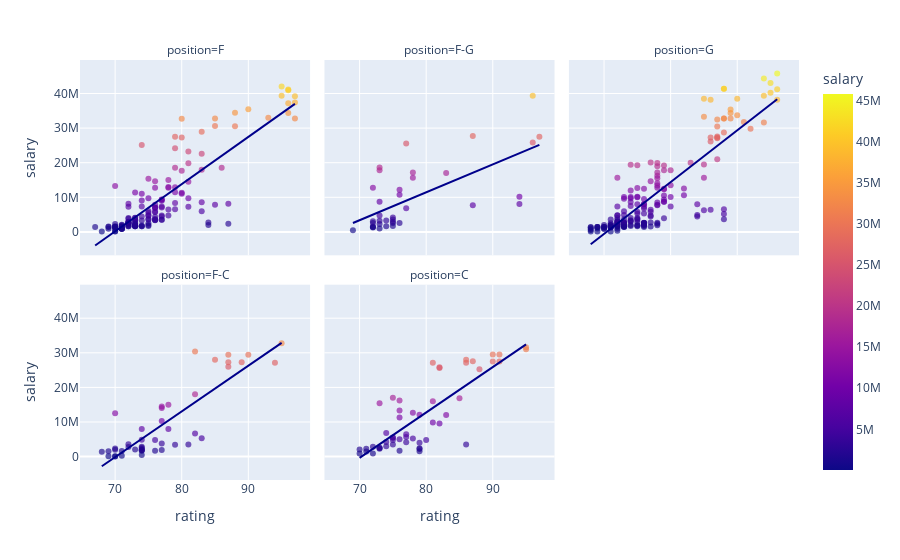

The notebook cell this image was saved under:
### Markdown cell above
# draft_round ve draft_peak arasındaki en yüksek korelasyon: Bu durum, bir oyuncunun draft sırası ve draft'ta hangi sırada seçildiği arasında bir ilişkinin olduğunu gösterir. Yani, eğer bir oyuncu daha yüksek bir turda (draft_round) seçilmişse, muhtemelen daha yüksek bir sırayla (draft_peak) seçilmiştir. Bu durum genellikle beklenen bir durumdur, çünkü yüksek turlardaki oyuncular genellikle öncelikli olarak seçilir.

# weight ve height arasındaki yüksek korelasyon: Bu durum, ağırlık (weight) ile boy (height) arasında bir ilişki olduğunu gösterir. Yüksek oyuncular genellikle daha ağırdır, ancak bu genelleme her zaman doğru değildir. Bu durumda, iki değişken arasındaki korelasyonun yüksek olması, genelde boy arttıkça ağırlığın da artma eğiliminde olduğunu gösterir.

# salary ve rating arasındaki yüksek korelasyon: Bu durum, bir oyuncunun maaşı (salary) ile derecelendirmesi (rating) arasında bir ilişki olduğunu gösterir. Yani, genellikle daha yüksek derecelendirme alan oyuncuların daha yüksek maaş alması beklenir. Ancak, bu durum da her zaman geçerli değildir, çünkü birçok faktör (performans, deneyim, kontrat durumu vb.) maaşı etkileyebilir.

### Code cell
# This is simple regression plots for prediction salary based on rating of players by position.

# Pozisyonları düzenle (örneğin, F-C ve C-F'yi F-C olarak birleştirme)
data['position'] = data['position'].replace({'C-F': 'F-C', 'G-F': 'F-G'})

# Sadece F-C, F-G, F, G ve C pozisyonları için filtreleme
filtered_data = data[data['position'].isin(['F-C', 'F-G', 'C', 'F', 'G'])]

fig = px.scatter(
    filtered_data, x='rating', y='salary', opacity=0.65,
    trendline='ols', trendline_color_override='darkblue', 
    facet_col='position', facet_col_wrap=3, color='salary'
)
fig.show()

### Figure 1 — Plotly figure (JSON) as saved in the notebook; plotly's stock layout.template omitted (floating-point values rounded to 4 significant figures; data arrays with more than 128 entries replaced by an {"elided": "..."} marker saying what was removed)
{"data": [{"hovertemplate": "position=F<br>rating=%{x}<br>salary=%{marker.color}<extra></extra>", "legendgroup": "", "marker": {"color": {"elided": "146 int values"}, "coloraxis": "coloraxis", "opacity": 0.65, "symbol": "circle"}, "mode": "markers", "name": "", "orientation": "v", "showlegend": false, "type": "scatter", "x": {"elided": "146 int values"}, "xaxis": "x4", "y": {"elided": "146 int values"}, "yaxis": "y4"}, {"hovertemplate": "<b>OLS trendline</b><br>salary = 1.36519e+06 * rating + -9.54095e+07<br>R<sup>2</sup>=0.716465<br><br>position=F<br>rating=%{x}<br>salary=%{y} <b>(trend)</b><extra></extra>", "legendgroup": "", "line": {"color": "darkblue"}, "marker": {"symbol": "circle"}, "mode": "lines", "name": "", "showlegend": false, "type": "scatter", "x": {"elided": "146 int values"}, "xaxis": "x4", "y": {"elided": "146 float values"}, "yaxis": "y4"}, {"hovertemplate": "position=F-G<br>rating=%{x}<br>salary=%{marker.color}<extra></extra>", "legendgroup": "", "marker": {"color": [25842697, 7683360, 27739975, 17000000, 17185185, 15625000, 25565217, 6825000, 12200000, 2564753, 10740740, 4161000, 2564753, 1737145, 2907143, 3551100, 1618520, 3280920, 2281800, 3219480, 17818456, 8730158, 1000000, 4767000, 18606556, 1488231, 12759670, 3058800, 1290960, 1416852, 2582160, 502491, 27528088, 8049360, 39344900, 10174391], "coloraxis": "coloraxis", "opacity": 0.65, "symbol": "circle"}, "mode": "markers", "name": "", "orientation": "v", "showlegend": false, "type": "scatter", "x": [96, 87, 87, 83, 78, 78, 77, 77, 76, 76, 76, 75, 75, 75, 75, 75, 74, 74, 73, 73, 73, 73, 73, 73, 73, 72, 72, 72, 72, 72, 72, 69, 97, 94, 96, 94], "xaxis": "x5", "y": [25842697, 7683360, 27739975, 17000000, 17185185, 15625000, 25565217, 6825000, 12200000, 2564753, 10740740, 4161000, 2564753, 1737145, 2907143, 3551100, 1618520, 3280920, 2281800, 3219480, 17818456, 8730158, 1000000, 4767000, 18606556, 1488231, 12759670, 3058800, 1290960, 1416852, 2582160, 502491, 27528088, 8049360, 39344900, 10174391], "yaxis": "y5"}, {"hovertemplate": "<b>OLS trendline</b><br>salary = 806542 * rating + -5.30709e+07<br>R<sup>2</sup>=0.444161<br><br>position=F-G<br>rating=%{x}<br>salary=%{y} <b>(trend)</b><extra></extra>", "legendgroup": "", "line": {"color": "darkblue"}, "marker": {"symbol": "circle"}, "mode": "lines", "name": "", "showlegend": false, "type": "scatter", "x": [69, 72, 72, 72, 72, 72, 72, 73, 73, 73, 73, 73, 73, 73, 74, 74, 75, 75, 75, 75, 75, 76, 76, 76, 77, 77, 78, 78, 83, 87, 87, 94, 94, 96, 96, 97], "xaxis": "x5", "y": [2581000.0, 5000000.0, 5000000.0, 5000000.0, 5000000.0, 5000000.0, 5000000.0, 5807000.0, 5807000.0, 5807000.0, 5807000.0, 5807000.0, 5807000.0, 5807000.0, 6613000.0, 6613000.0, 7420000.0, 7420000.0, 7420000.0, 7420000.0, 7420000.0, 8226000.0, 8226000.0, 8226000.0, 9033000.0, 9033000.0, 9839000.0, 9839000.0, 13870000.0, 17100000.0, 17100000.0, 22740000.0, 22740000.0, 24360000.0, 24360000.0, 25160000.0], "yaxis": "y5"}, {"hovertemplate": "position=G<br>rating=%{x}<br>salary=%{marker.color}<extra></extra>", "legendgroup": "", "marker": {"color": {"elided": "184 int values"}, "coloraxis": "coloraxis", "opacity": 0.65, "symbol": "circle"}, "mode": "markers", "name": "", "orientation": "v", "showlegend": false, "type": "scatter", "x": {"elided": "184 int values"}, "xaxis": "x6", "y": {"elided": "184 int values"}, "yaxis": "y6"}, {"hovertemplate": "<b>OLS trendline</b><br>salary = 1.49556e+06 * rating + -1.05249e+08<br>R<sup>2</sup>=0.730911<br><br>position=G<br>rating=%{x}<br>salary=%{y} <b>(trend)</b><extra></extra>", "legendgroup": "", "line": {"color": "darkblue"}, "marker": {"symbol": "circle"}, "mode": "lines", "name": "", "showlegend": false, "type": "scatter", "x": {"elided": "184 int values"}, "xaxis": "x6", "y": {"elided": "184 float values"}, "yaxis": "y6"}, {"hovertemplate": "position=F-C<br>rating=%{x}<br>salary=%{marker.color}<extra></extra>", "legendgroup": "", "marker": {"color": [27093019, 27285000, 26000000, 27285000, 28000000, 5300400, 6699960, 30350000, 18000000, 3529554, 3454080, 8000000, 15000000, 1882867, 14041096, 3754885, 10259375, 14471910, 1676735, 4767000, 1870564, 1678854, 2578800, 8000000, 2813280, 2174318, 451326, 1937520, 4862040, 2028594, 3569643, 2773550, 1588231, 250000, 1962360, 2338846, 50000, 12500000, 100000, 79568, 1529007, 1416852, 32742000, 29467800, 29467800], "coloraxis": "coloraxis", "opacity": 0.65, "symbol": "circle"}, "mode": "markers", "name": "", "orientation": "v", "showlegend": false, "type": "scatter", "x": [94, 89, 87, 87, 85, 83, 82, 82, 82, 81, 79, 78, 78, 77, 77, 77, 77, 77, 76, 76, 74, 74, 74, 74, 74, 74, 74, 74, 74, 73, 72, 72, 71, 71, 70, 70, 70, 70, 70, 69, 69, 68, 95, 90, 87], "xaxis": "x", "y": [27093019, 27285000, 26000000, 27285000, 28000000, 5300400, 6699960, 30350000, 18000000, 3529554, 3454080, 8000000, 15000000, 1882867, 14041096, 3754885, 10259375, 14471910, 1676735, 4767000, 1870564, 1678854, 2578800, 8000000, 2813280, 2174318, 451326, 1937520, 4862040, 2028594, 3569643, 2773550, 1588231, 250000, 1962360, 2338846, 50000, 12500000, 100000, 79568, 1529007, 1416852, 32742000, 29467800, 29467800], "yaxis": "y"}, {"hovertemplate": "<b>OLS trendline</b><br>salary = 1.32185e+06 * rating + -9.26886e+07<br>R<sup>2</sup>=0.735413<br><br>position=F-C<br>rating=%{x}<br>salary=%{y} <b>(trend)</b><extra></extra>", "legendgroup": "", "line": {"color": "darkblue"}, "marker": {"symbol": "circle"}, "mode": "lines", "name": "", "showlegend": false, "type": "scatter", "x": [68, 69, 69, 70, 70, 70, 70, 70, 71, 71, 72, 72, 73, 74, 74, 74, 74, 74, 74, 74, 74, 74, 76, 76, 77, 77, 77, 77, 77, 78, 78, 79, 81, 82, 82, 82, 83, 85, 87, 87, 87, 89, 90, 94, 95], "xaxis": "x", "y": [-2803000.0, -1481000.0, -1481000.0, -159200.0, -159200.0, -159200.0, -159200.0, -159200.0, 1163000.0, 1163000.0, 2485000.0, 2485000.0, 3806000.0, 5128000.0, 5128000.0, 5128000.0, 5128000.0, 5128000.0, 5128000.0, 5128000.0, 5128000.0, 5128000.0, 7772000.0, 7772000.0, 9094000.0, 9094000.0, 9094000.0, 9094000.0, 9094000.0, 10420000.0, 10420000.0, 11740000.0, 14380000.0, 15700000.0, 15700000.0, 15700000.0, 17020000.0, 19670000.0, 22310000.0, 22310000.0, 22310000.0, 24960000.0, 26280000.0, 31570000.0, 32890000.0], "yaxis": "y"}, {"hovertemplate": "position=C<br>rating=%{x}<br>salary=%{marker.color}<extra></extra>", "legendgroup": "", "marker": {"color": [27504630, 27504630, 25258427, 3500000, 27093018, 28000000, 16896552, 12000000, 25595700, 25842697, 9562920, 9881598, 16000000, 27093018, 4767000, 2376840, 2177483, 12093024, 4000000, 1559712, 5201400, 12667885, 5697600, 4160000, 6481482, 13333334, 16229213, 11286515, 1702486, 5000000, 5538540, 5453280, 17000000, 4767000, 3500000, 3000000, 4240200, 6813026, 2564753, 15450051, 2281800, 2505793, 898310, 2816760, 2250000, 1445697, 2033160, 898310, 29542010, 31044906, 31579390, 29542010, 27525281], "coloraxis": "coloraxis", "opacity": 0.65, "symbol": "circle"}, "mode": "markers", "name": "", "orientation": "v", "showlegend": false, "type": "scatter", "x": [91, 90, 88, 86, 86, 86, 85, 83, 82, 82, 82, 81, 81, 81, 80, 79, 79, 79, 79, 79, 78, 78, 77, 77, 77, 76, 76, 76, 76, 76, 75, 75, 75, 75, 75, 74, 74, 74, 73, 73, 73, 73, 72, 72, 71, 71, 70, 70, 91, 95, 95, 90, 87], "xaxis": "x2", "y": [27504630, 27504630, 25258427, 3500000, 27093018, 28000000, 16896552, 12000000, 25595700, 25842697, 9562920, 9881598, 16000000, 27093018, 4767000, 2376840, 2177483, 12093024, 4000000, 1559712, 5201400, 12667885, 5697600, 4160000, 6481482, 13333334, 16229213, 11286515, 1702486, 5000000, 5538540, 5453280, 17000000, 4767000, 3500000, 3000000, 4240200, 6813026, 2564753, 15450051, 2281800, 2505793, 898310, 2816760, 2250000, 1445697, 2033160, 898310, 29542010, 31044906, 31579390, 29542010, 27525281], "yaxis": "y2"}, {"hovertemplate": "<b>OLS trendline</b><br>salary = 1.31217e+06 * rating + -9.22011e+07<br>R<sup>2</sup>=0.671887<br><br>position=C<br>rating=%{x}<br>salary=%{y} <b>(trend)</b><extra></extra>", "legendgroup": "", "line": {"color": "darkblue"}, "marker": {"symbol": "circle"}, "mode": "lines", "name": "", "showlegend": false, "type": "scatter", "x": [70, 70, 71, 71, 72, 72, 73, 73, 73, 73, 74, 74, 74, 75, 75, 75, 75, 75, 76, 76, 76, 76, 76, 77, 77, 77, 78, 78, 79, 79, 79, 79, 79, 80, 81, 81, 81, 82, 82, 82, 83, 85, 86, 86, 86, 87, 88, 90, 90, 91, 91, 95, 95], "xaxis": "x2", "y": [-349000.0, -349000.0, 963200.0, 963200.0, 2275000.0, 2275000.0, 3588000.0, 3588000.0, 3588000.0, 3588000.0, 4900000.0, 4900000.0, 4900000.0, 6212000.0, 6212000.0, 6212000.0, 6212000.0, 6212000.0, 7524000.0, 7524000.0, 7524000.0, 7524000.0, 7524000.0, 8836000.0, 8836000.0, 8836000.0, 10150000.0, 10150000.0, 11460000.0, 11460000.0, 11460000.0, 11460000.0, 11460000.0, 12770000.0, 14080000.0, 14080000.0, 14080000.0, 15400000.0, 15400000.0, 15400000.0, 16710000.0, 19330000.0, 20650000.0, 20650000.0, 20650000.0, 21960000.0, 23270000.0, 25890000.0, 25890000.0, 27210000.0, 27210000.0, 32460000.0, 32460000.0], "yaxis": "y2"}], "layout": {"annotations": [{"font": {}, "showarrow": false, "text": "position=F-C", "x": 0.16, "xanchor": "center", "xref": "paper", "y": 0.465, "yanchor": "bottom", "yref": "paper"}, {"font": {}, "showarrow": false, "text": "position=C", "x": 0.5, "xanchor": "center", "xref": "paper", "y": 0.465, "yanchor": "bottom", "yref": "paper"}, {"font": {}, "showarrow": false, "text": "position=F", "x": 0.16, "xanchor": "center", "xref": "paper", "y": 1.0, "yanchor": "bottom", "yref": "paper"}, {"font": {}, "showarrow": false, "text": "position=F-G", "x": 0.5, "xanchor": "center", "xref": "paper", "y": 1.0, "yanchor": "bottom", "yref": "paper"}, {"font": {}, "showarrow": false, "text": "position=G", "x": 0.84, "xanchor": "center", "xref": "paper", "y": 1.0, "yanchor": "bottom", "yref": "paper"}], "coloraxis": {"colorbar": {"title": {"text": "salary"}}, "colorscale": [[0, "#0d0887"], [0.1111, "#46039f"], [0.2222, "#7201a8"], [0.3333, "#9c179e"], [0.4444, "#bd3786"], [0.5556, "#d8576b"], [0.6667, "#ed7953"], [0.7778, "#fb9f3a"], [0.8889, "#fdca26"], [1, "#f0f921"]]}, "legend": {"tracegroupgap": 0}, "margin": {"t": 60}, "xaxis": {"anchor": "y", "domain": [0, 0.32], "title": {"text": "rating"}}, "xaxis2": {"anchor": "y2", "domain": [0.34, 0.66], "matches": "x", "title": {"text": "rating"}}, "xaxis3": {"anchor": "y3", "domain": [0.68, 1.0], "matches": "x", "title": {"text": "rating"}}, "xaxis4": {"anchor": "y4", "domain": [0, 0.32], "matches": "x", "showticklabels": false}, "xaxis5": {"anchor": "y5", "domain": [0.34, 0.66], "matches": "x", "showticklabels": false}, "xaxis6": {"anchor": "y6", "domain": [0.68, 1.0], "matches": "x", "showticklabels": false}, "yaxis": {"anchor": "x", "domain": [0, 0.465], "title": {"text": "salary"}}, "yaxis2": {"anchor": "x2", "domain": [0, 0.465], "matches": "y", "showticklabels": false}, "yaxis3": {"anchor": "x3", "domain": [0, 0.465], "matches": "y", "showticklabels": false}, "yaxis4": {"anchor": "x4", "domain": [0.535, 1.0], "matches": "y", "title": {"text": "salary"}}, "yaxis5": {"anchor": "x5", "domain": [0.535, 1.0], "matches": "y", "showticklabels": false}, "yaxis6": {"anchor": "x6", "domain": [0.535, 1.0], "matches": "y", "showticklabels": false}}}
